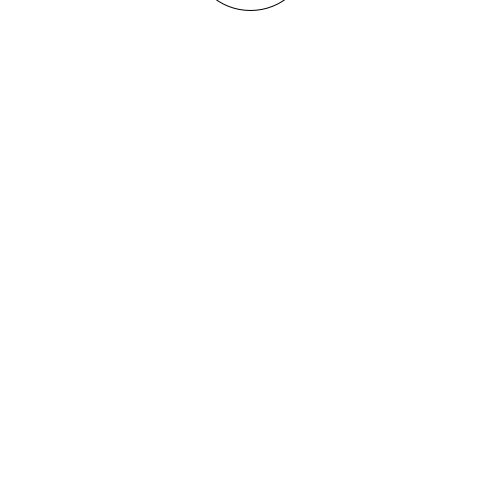
Frame 1 (no input)
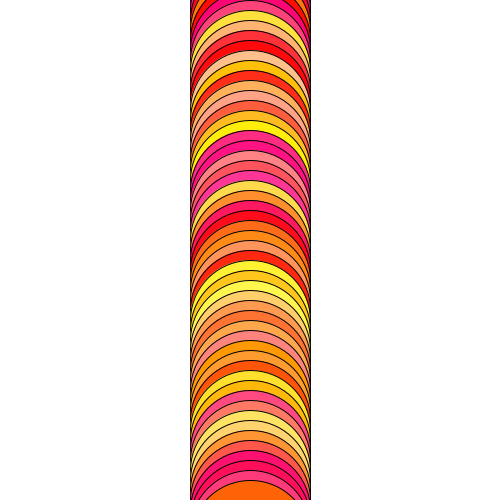
Frame 60 (the mouse pressed at the canvas centre just before this capture)
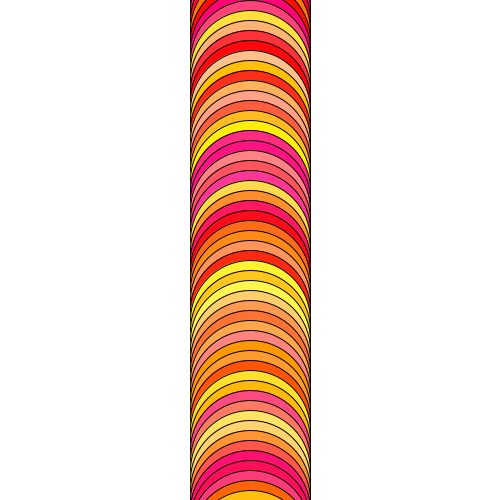
Frame 120 (the mouse held since frame 60 and released just before this capture)

The Processing sketch that drew these frames (run headless with seeded random() and noise(); from frame 60 on, the mouse is pressed at the canvas centre):

// Processing sketch: processing_26699
// ── processing_26699.pde

//creature
float r;
float g;
float b;
float diam;
float x;
float y;
float move;
float shake;

void setup() {
  size(500,500);
  frameRate(30);
  background(255);
   x = width/2;
  y = height/2;
  diam = 120;
  move = height/2 - 300;
 

}
void draw() {
  ellipseMode(CENTER);
  rectMode(CENTER);
  frameRate(10) ;
  smooth();
  //head
 
    ellipse(x,move,diam,diam);
 
 //eyes
  r = random(255);
  g = random (155);
  b = random (200);
 
  fill(r,g,b);
  fill(255);
  //eyeball 
  ellipse(x+20,move,30,30);
  fill(0);
  //dot
  ellipse(x+20,move,10,10);
  fill(255);
  //eyeball
  ellipse(x-20,move,30,30);
  //dot
  fill(0);
  ellipse(x-20,move,10,10);
  //mouth
 fill(255,r,g);
  rect(x,move+30,50,20);
 
  //moves
  move = move + 10; 


}
